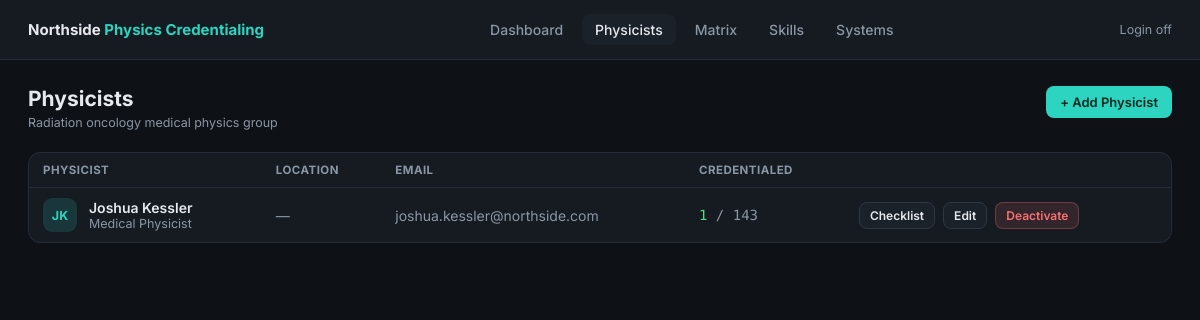
The app's page /physicists/, older data.
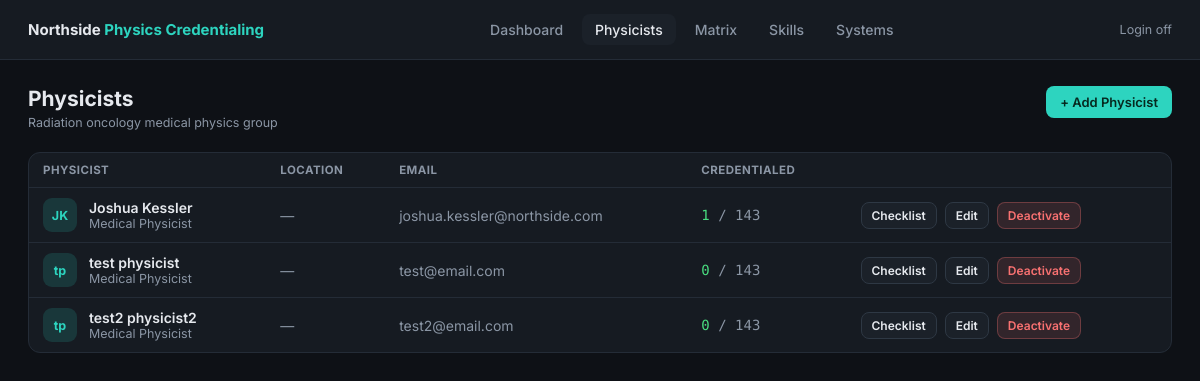
The same page, newer data.
### credentialing/models.py (models this page shows)
class Physicist(models.Model):
    user = models.OneToOneField(User, on_delete=models.SET_NULL, null=True, blank=True,
                                related_name='physicist')
    first_name = models.CharField(max_length=100)
    last_name = models.CharField(max_length=100)
    email = models.EmailField(unique=True)
    title = models.CharField(max_length=120, blank=True,
                             help_text="e.g. Medical Physicist, Senior Physicist, Chief Physicist")
    location = models.CharField(max_length=120, blank=True,
                                help_text="Site or clinic this physicist is based at")
    hire_date = models.DateField(null=True, blank=True)
    is_active = models.BooleanField(default=True)
    class Meta:
        ordering = ['last_name', 'first_name']
    def __str__(self):
        return f"{self.first_name} {self.last_name}"
    def credential_summary(self):
        creds = {(c.skill_id, c.system_id): c
                 for c in self.credentials.select_related('skill')}
        systems_by_type = TreatmentSystem.active_by_type()
        summary = {'credentialed': 0, 'in_progress': 0, 'not_started': 0,
                   'not_applicable': 0, 'expired': 0, 'total': 0}
        for s in Skill.objects.filter(is_active=True):
            for system in s.checklist_systems(systems_by_type):
                c = creds.get((s.pk, system.pk if system else None))
                status = c.effective_status if c else 'not_started'
                summary[status] += 1
                if status != 'not_applicable':
                    summary['total'] += 1
        return summary
    def percent_complete(self):
        s = self.credential_summary()
        if s['total'] == 0:
            return 0
        return round(100 * s['credentialed'] / s['total'])

### credentialing/views.py (the view)
# urls.py: path('physicists/', views.physicist_list, name='physicist_list'),
@login_required_
def physicist_list(request):
    physicists = Physicist.objects.filter(is_active=True)
    rows = [{'physicist': p, **p.credential_summary(), 'percent': p.percent_complete()}
            for p in physicists]
    return render(request, 'credentialing/physicist_list.html', {
        'rows': rows,
        'is_admin': _is_admin(request),
    })

### credentialing/models.py (called while the page is built, shortened)
    @classmethod
    def active_by_type(cls):
        grouped = {}
        for s in cls.objects.filter(is_active=True):
            grouped.setdefault(s.system_type, []).append(s)
        return grouped

    def checklist_systems(self, systems_by_type=None):
        if not self.system_type:
            return [None]
        if systems_by_type is None:
            systems_by_type = TreatmentSystem.active_by_type()
        return list(systems_by_type.get(self.system_type, []))

    @property
    def expiration_date(self):
        if self.status != 'credentialed' or not self.date_completed or not self.skill.renewal_months:
            return None

    @property
    def is_expired(self):
        exp = self.expiration_date
        return exp is not None and exp < timezone.now().date()

    @property
    def effective_status(self):
        if self.status == 'credentialed' and self.is_expired:
            return 'expired'
        return self.status

### credentialing/views.py (called while the page is built)
def _is_admin(request):
    if not login_enabled():
        return True
    profile = getattr(request.user, 'profile', None)
    return bool(profile and profile.is_admin)

### credentialing/templates/credentialing/physicist_list.html (shortened to what this page needs)
{% extends "credentialing/base.html" %}
{% block content %}
<div class="page-header">
  <div><h1>Physicists</h1><p class="text-muted text-sm mt-1">Radiation oncology medical physics group</p></div>
  {% if is_admin %}<a href="/physicists/add/" class="btn btn-primary">+ Add Physicist</a>{% endif %}
</div>
<div class="card"><div class="table-wrap"><table>
  <thead><tr><th>Physicist</th><th>Location</th><th>Email</th><th>Credentialed</th><th></th></tr></thead>
  <tbody>
  {% for r in rows %}
    <tr>
      <td><div class="flex items-center gap-3">
        <div class="avatar">{{ r.physicist.first_name.0 }}{{ r.physicist.last_name.0 }}</div>
        <div><a href="/physicists/{{ r.physicist.pk }}/" style="color:var(--text);text-decoration:none;font-weight:600;">{{ r.physicist }}</a>
        <div class="text-muted text-sm">{{ r.physicist.title|default:"Medical Physicist" }}</div></div>
      </div></td>
      <td>{% if r.physicist.location %}{{ r.physicist.location }}{% else %}<span class="text-muted">—</span>{% endif %}</td>
      <td class="text-muted">{{ r.physicist.email }}</td>
      <td style="font-family:'DM Mono',monospace;"><span style="color:var(--green);">{{ r.credentialed }}</span><span class="text-muted"> / {{ r.total }}</span></td>
      <td><div class="flex gap-2">
        <a href="/physicists/{{ r.physicist.pk }}/" class="btn btn-ghost btn-sm">Checklist</a>
        {% if is_admin %}<a href="/physicists/{{ r.physicist.pk }}/edit/" class="btn btn-ghost btn-sm">Edit</a><form method="post" action="/physicists/{{ r.physicist.pk }}/deactivate/" onsubmit="return confirm('Deactivate {{ r.physicist }}?')">{% csrf_token %}<button class="btn btn-danger btn-sm">Deactivate</button></form>{% endif %}
      </div></td>
    </tr>
  {% empty %}
    <tr><td colspan="5" class="empty-state" style="text-align:center;padding:2rem;">No physicists yet.</td></tr>
  {% endfor %}
  </tbody>
</table></div></div>
{% endblock %}

Row changes from the older to the newer data that the page shows:
added Physicist: physicist.first_name.0 "t", physicist.last_name.0 "p", physicist "test physicist", physicist "Medical Physicist", physicist.email "test@email.com", credentialed "0", total "143"
added Physicist: physicist.first_name.0 "t", physicist.last_name.0 "p", physicist "test2 physicist2", physicist "Medical Physicist", physicist.email "test2@email.com", credentialed "0", total "143"
